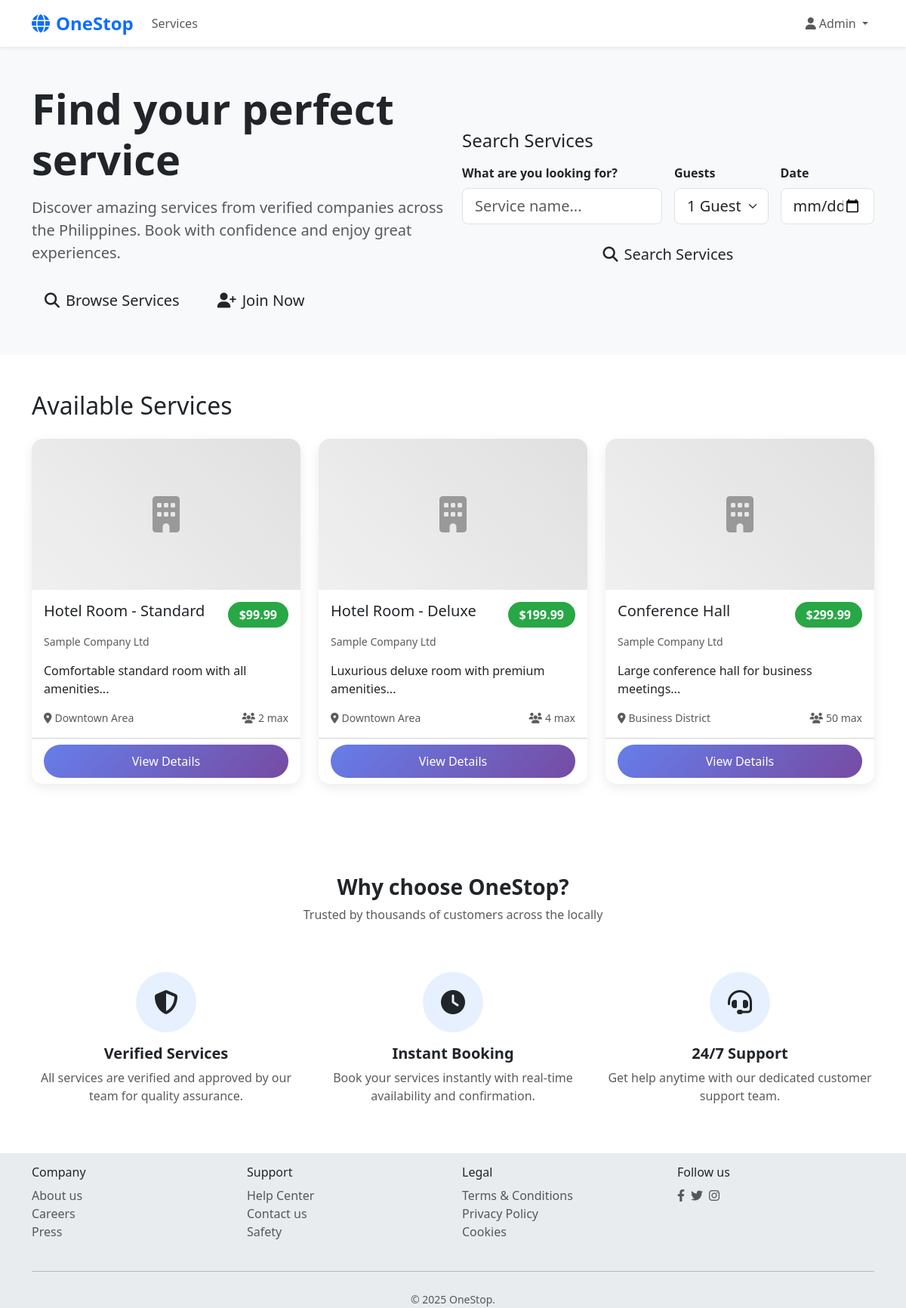
The page / (signed in) on the database its author committed.
### tables this page shows
CREATE TABLE services(
    id INT AUTO_INCREMENT PRIMARY KEY,
    company_id INT NOT NULL,
    title VARCHAR(200) NOT NULL,
    description TEXT,
    price DECIMAL(10,2) NOT NULL,
    capacity INT DEFAULT 1,
    available_from DATE,
    available_to DATE,
    location VARCHAR(200),
    image_url VARCHAR(500),
    approved TINYINT DEFAULT 0,
    created_at TIMESTAMP DEFAULT CURRENT_TIMESTAMP,
    updated_at TIMESTAMP DEFAULT CURRENT_TIMESTAMP ON UPDATE CURRENT_TIMESTAMP,
    FOREIGN KEY(company_id) REFERENCES companies(id) ON DELETE CASCADE
);

CREATE TABLE companies(
    id INT AUTO_INCREMENT PRIMARY KEY,
    user_id INT NOT NULL,
    name VARCHAR(150) NOT NULL,
    info TEXT,
    address TEXT,
    phone VARCHAR(20),
    approved TINYINT DEFAULT 0,
    created_at TIMESTAMP DEFAULT CURRENT_TIMESTAMP,
    updated_at TIMESTAMP DEFAULT CURRENT_TIMESTAMP ON UPDATE CURRENT_TIMESTAMP,
    FOREIGN KEY(user_id) REFERENCES users(id) ON DELETE CASCADE
);

### includes/session.php (called while the page is built, shortened)
<?php
function isLoggedIn() {
    return isset($_SESSION['user_id']) && isset($_SESSION['role']);
}
?>

### includes/db.php (called while the page is built, shortened)
<?php
function executeQuery($conn, $sql, $params = []) {
    $stmt = $conn->prepare($sql);
    $result = $stmt->execute();
    return $stmt;
}
function fetchAll($conn, $sql, $params = []) {
    $stmt = executeQuery($conn, $sql, $params);
    $result = $stmt->get_result();
    $rows = [];
    while ($row = $result->fetch_assoc()) {
        $rows[] = $row;
    }
    return $rows;
}
?>

### index.php (the view, shortened to what this page needs)
<?php
require_once 'includes/db.php';
require_once 'includes/session.php';
$search = $_GET['search'] ?? '';
$checkin = $_GET['checkin'] ?? '';
$guests = $_GET['guests'] ?? 1;
$whereConditions = ["s.approved = 1"];
$params = [];
$whereClause = implode(' AND ', $whereConditions);
$sql = "SELECT s.*, c.name as company_name, c.address as company_address
        FROM services s
        JOIN companies c ON s.company_id = c.id
        WHERE $whereClause
        ORDER BY s.created_at DESC
        LIMIT 20";
$services = fetchAll($conn, $sql, $params);
?>
<!DOCTYPE html>
<html lang="en">
<head>
    <link href="https://cdn.jsdelivr.net/npm/bootstrap@5.3.1/dist/css/bootstrap.min.css" rel="stylesheet">
    <link href="https://cdnjs.cloudflare.com/ajax/libs/font-awesome/6.4.0/css/all.min.css" rel="stylesheet">
</head>
<body>
    <nav class="navbar navbar-expand-lg navbar-light bg-white shadow-sm">
        <div class="container">
            <a class="navbar-brand text-primary" href="index.php">
                <i class="fas fa-globe me-2"></i>OneStop
            </a>
            <div class="collapse navbar-collapse" id="navbarNav">
                <ul class="navbar-nav me-auto">
                    <li class="nav-item">
                        <a class="nav-link" href="services.php">Services</a>
                    </li>
                </ul>
                <ul class="navbar-nav">
                    <?php if (isLoggedIn()): ?>
                        <li class="nav-item dropdown">
                            <a class="nav-link dropdown-toggle" href="#" id="navbarDropdown" role="button" data-bs-toggle="dropdown">
                                <i class="fas fa-user me-1"></i><?php echo htmlspecialchars($_SESSION['name']); ?>
                            </a>
                        </li>
                    <?php endif; ?>
                </ul>
            </div>
        </div>
    </nav>
    <div class="bg-light py-5">
        <div class="container">
            <div class="row align-items-center">
                <div class="col-lg-6">
                    <h1 class="display-4 fw-bold booking-text-orange mb-3">Find your perfect service</h1>
                    <p class="lead text-muted mb-4">Discover amazing services from verified companies across the Philippines. Book with confidence and enjoy great experiences.</p>
                    <div class="d-flex gap-3">
                        <a href="?action=services" class="btn booking-btn-primary btn-lg">
                            <i class="fas fa-search me-2"></i>Browse Services
                        </a>
                        <a href="?action=signup" class="btn booking-btn-secondary btn-lg">
                            <i class="fas fa-user-plus me-2"></i>Join Now
                        </a>
                    </div>
                </div>
                <div class="col-lg-6">
                    <div class="booking-search-box">
                        <h4 class="mb-3">Search Services</h4>
                        <form method="get" action="index.php">
                            <div class="row g-3">
                                <div class="col-md-6">
                                    <label class="form-label fw-semibold">What are you looking for?</label>
                                    <input type="text" class="form-control form-control-lg" name="search" placeholder="Service name..." value="<?php echo htmlspecialchars($search); ?>">
                                </div>
                                <div class="col-md-3">
                                    <label class="form-label fw-semibold">Guests</label>
                                    <select class="form-select form-select-lg" name="guest">
                                       <?php  for($i = 1; $i <= 10; $i++): ?>
                                        <option value="<?php echo $i; ?>" <?php echo $guests == $i ? 'selected' : ''; ?>><?php echo $i; ?> <?php echo $i == 1 ? 'Guest' : 'Guests'; ?></option>
                                    <?php endfor; ?>
                                    </select>
                                </div>
                                <div class="col-md-3">
                                    <label class="form-label fw-semibold">Date</label>
                                    <input type="date" class="form-control form-control-lg" name="checkin" value="<?php echo htmlspecialchars($checkin); ?>">
                                </div>
                            </div>
                            <div class="mt-3">
                                <button type="submit" class="btn booking-btn-primary btn-lg w-100">
                                    <i class="fas fa-search me-2"></i>Search Services
                                </button>
                            </div>
                        </form>
                    </div>
                </div>
            </div>
        </div>
    </div>
        <div class="container my-5">
        <div class="row">
            <div class="col-12">
                <h2 class="mb-4">Available Services</h2>
            </div>
        </div>
        <div class="row">
            <?php if (empty($services)): ?>
                <div class="col-12 text-center py-5">
                    <i class="fas fa-search fa-3x text-muted mb-3"></i>
                    <h4 class="text-muted">No services found</h4>
                    <p class="text-muted">Try adjusting your search criteria</p>
                </div>
            <?php else: ?>
                <?php foreach ($services as $service): ?>
                    <div class="col-lg-4 col-md-6 mb-4">
                        <div class="card service-card h-100">
                            <div class="service-image">
                                <i class="fas fa-building"></i>
                            </div>
                            <div class="card-body">
                                <div class="d-flex justify-content-between align-items-start mb-2">
                                    <h5 class="card-title"><?php echo htmlspecialchars($service['title']); ?></h5>
                                    <span class="price-tag">$<?php echo number_format($service['price'], 2); ?></span>
                                </div>
                                <p class="card-text text-muted small"><?php echo htmlspecialchars($service['company_name']); ?></p>
                                <p class="card-text"><?php echo htmlspecialchars(substr($service['description'], 0, 100)); ?>...</p>
                                <div class="d-flex justify-content-between align-items-center">
                                    <small class="text-muted">
                                        <i class="fas fa-map-marker-alt me-1"></i><?php echo htmlspecialchars($service['location']); ?>
                                    </small>
                                    <small class="text-muted">
                                        <i class="fas fa-users me-1"></i><?php echo $service['capacity']; ?> max
                                    </small>
                                </div>
                            </div>
                            <div class="card-footer bg-transparent">
                                <a href="service/view.php?id=<?php echo $service['id']; ?>" class="btn btn-primary w-100">
                                    View Details
                                </a>
                            </div>
                        </div>
                    </div>
                <?php endforeach; ?>
            <?php endif; ?>
        </div>
    </div>
    <div class="py-5">
        <div class="container">
            <div class="row text-center mb-5">
                <div class="col-12">
                    <h2 class="h3 fw-bold booking-text-orange">Why choose OneStop?</h2>
                    <p class="text-muted">Trusted by thousands of customers across the locally</p>
                </div>
            </div>
            <div class="row g-4">
                <div class="col-md-4">
                    <div class="text-center">
                        <div class="bg-primary bg-opacity-10 rounded-circle d-inline-flex align-items-center justify-content-center mb-3" style="width: 80px; height: 80px;">
                            <i class="fas fa-shield-alt fa-2x booking-text-orange"></i>
                        </div>
                        <h5 class="fw-semibold">Verified Services</h5>
                        <p class="text-muted">All services are verified and approved by our team for quality assurance.</p>
                    </div>
                </div>
                <div class="col-md-4">
                    <div class="text-center">
                        <div class="bg-primary bg-opacity-10 rounded-circle d-inline-flex align-items-center justify-content-center mb-3" style="width: 80px; height: 80px;">
                            <i class="fas fa-clock fa-2x booking-text-orange"></i>
                        </div>
                        <h5 class="fw-semibold">Instant Booking</h5>
                        <p class="text-muted">Book your services instantly with real-time availability and confirmation.</p>
                    </div>
                </div>
                <div class="col-md-4">
                    <div class="text-center">
                        <div class="bg-primary bg-opacity-10 rounded-circle d-inline-flex align-items-center justify-content-center mb-3" style="width: 80px; height: 80px;">
                            <i class="fas fa-headset fa-2x booking-text-orange"></i>
                        </div>
                        <h5 class="fw-semibold">24/7 Support</h5>
                        <p class="text-muted">Get help anytime with our dedicated customer support team.</p>
                    </div>
                </div>
            </div>
        </div>
    </div>
 <footer class="booking-footer bg-body-secondary">
        <div class="container">
            <div class="row">
                <div class="col-md-3 mt-3">
                    <h6 class="booking-text-orange">Company</h6>
                    <ul class="list-unstyled">
                        <li><a href="#" class="text-decoration-none text-muted">About us</a></li>
                        <li><a href="#" class="text-decoration-none text-muted">Careers</a></li>
                        <li><a href="#" class="text-decoration-none text-muted">Press</a></li>
                    </ul>
                </div>
                <div class="col-md-3 mt-3">
                    <h6 class="booking-text-orange">Support</h6>
                    <ul class="list-unstyled">
                        <li><a href="#" class="text-decoration-none text-muted">Help Center</a></li>
                        <li><a href="#" class="text-decoration-none text-muted">Contact us</a></li>
                        <li><a href="#" class="text-decoration-none text-muted">Safety</a></li>
                    </ul>
                </div>
                <div class="col-md-3 mt-3">
                    <h6 class="booking-text-orange">Legal</h6>
                    <ul class="list-unstyled">
                        <li><a href="#" class="text-decoration-none text-muted">Terms & Conditions</a></li>
                        <li><a href="#" class="text-decoration-none text-muted">Privacy Policy</a></li>
                        <li><a href="#" class="text-decoration-none text-muted">Cookies</a></li>
                    </ul>
                </div>
                <div class="col-md-3 mt-3">
                    <h6 class="booking-text-orange">Follow us</h6>
                    <div class="d-flex gap-2">
                        <a href="#" class="text-muted"><i class="fab fa-facebook-f"></i></a>
                        <a href="#" class="text-muted"><i class="fab fa-twitter"></i></a>
                        <a href="#" class="text-muted"><i class="fab fa-instagram"></i></a>
                    </div>
                </div>
            </div>
            <hr class="my-4">
            <div class="text-center text-muted">
                <small>&copy; 2025 OneStop.</small>
            </div>
        </div>
    </footer>
</body>
</html>

### index.php (style rules this page uses)
.service-card { border: none; border-radius: 15px; box-shadow: 0 5px 15px rgba(0,0,0,0.08); transition: transform 0.3s ease, box-shadow 0.3s ease; overflow: hidden; }
.service-image { height: 200px; background: linear-gradient(45deg, #f0f0f0, #e0e0e0); display: flex; align-items: center; justify-content: center; font-size: 3rem; color: #999; }
.price-tag { background: #28a745; color: white; padding: 5px 15px; border-radius: 20px; font-weight: bold; }
.navbar-brand { font-weight: bold; font-size: 1.5rem; }
.btn-primary { background: linear-gradient(135deg, #667eea 0%, #764ba2 100%); border: none; border-radius: 25px; padding: 10px 30px; }

### rows shown on the page
services: title "Hotel Room - Standard", price "99.99", company.name "Sample Company Ltd", description "Comfortable standard room with all amenities", location "Downtown Area", capacity "2"
services: title "Hotel Room - Deluxe", price "199.99", company.name "Sample Company Ltd", description "Luxurious deluxe room with premium amenities", location "Downtown Area", capacity "4"
services: title "Conference Hall", price "299.99", company.name "Sample Company Ltd", description "Large conference hall for business meetings", location "Business District", capacity "50"

### other values the page prints
$_SESSION['name'] "Admin"
form field guest "1 Guest"
